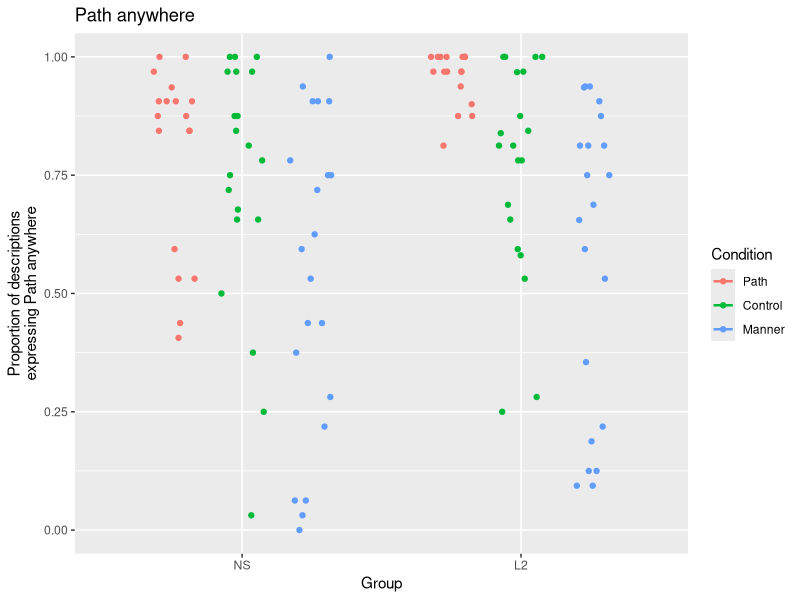
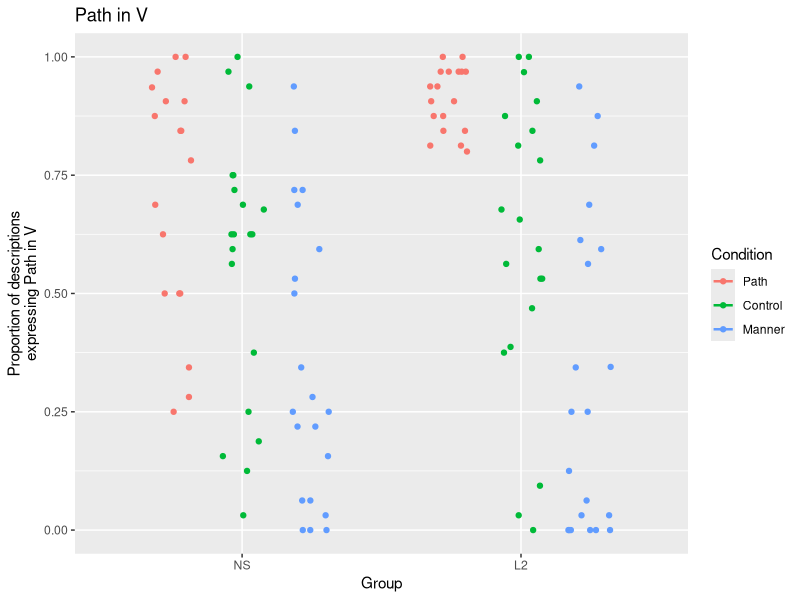
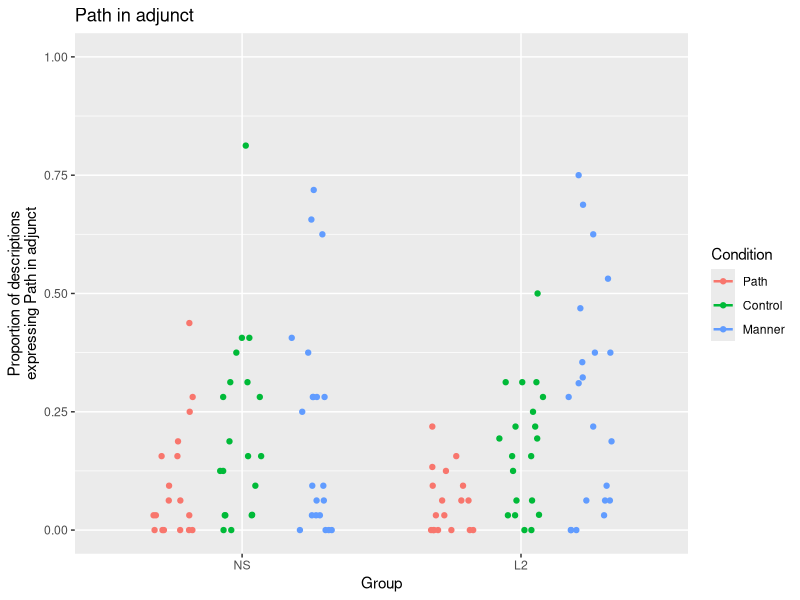
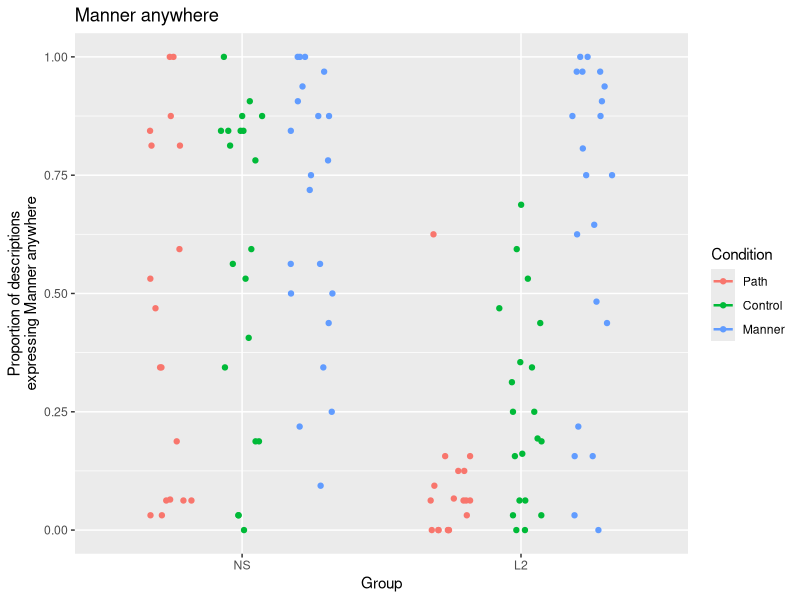
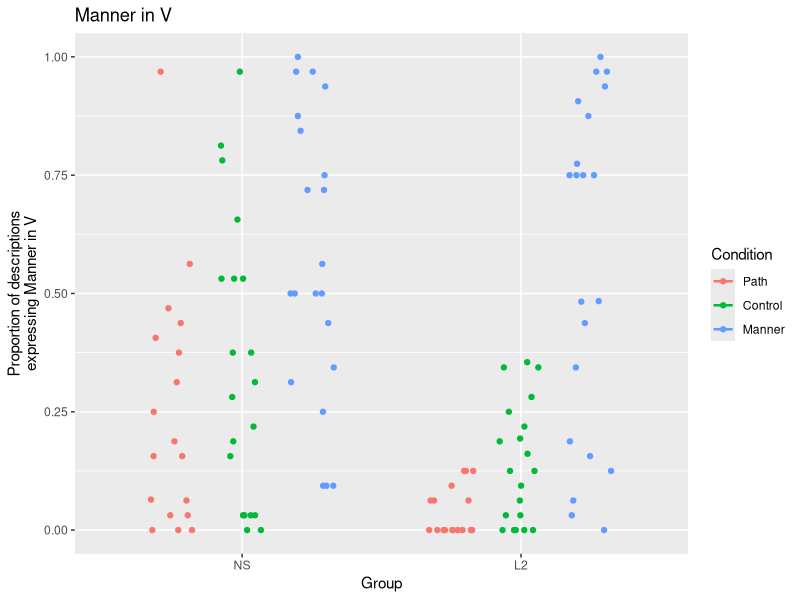
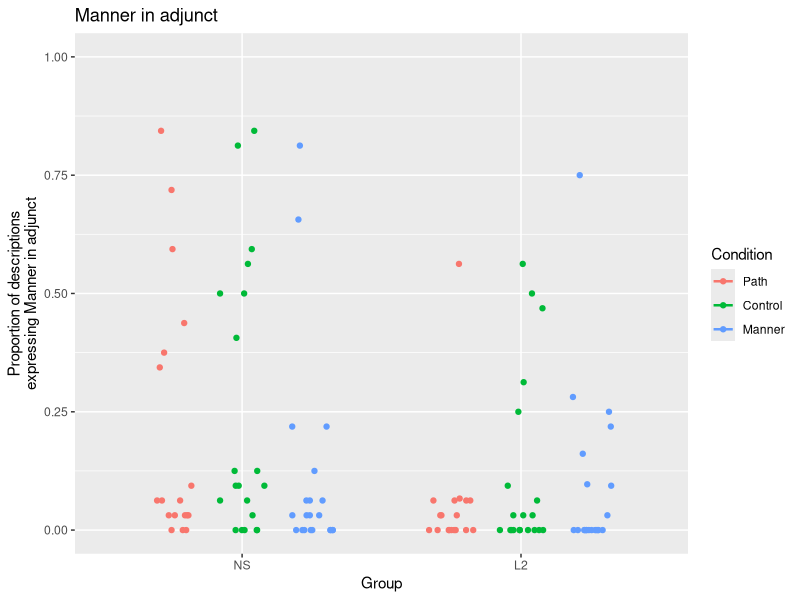
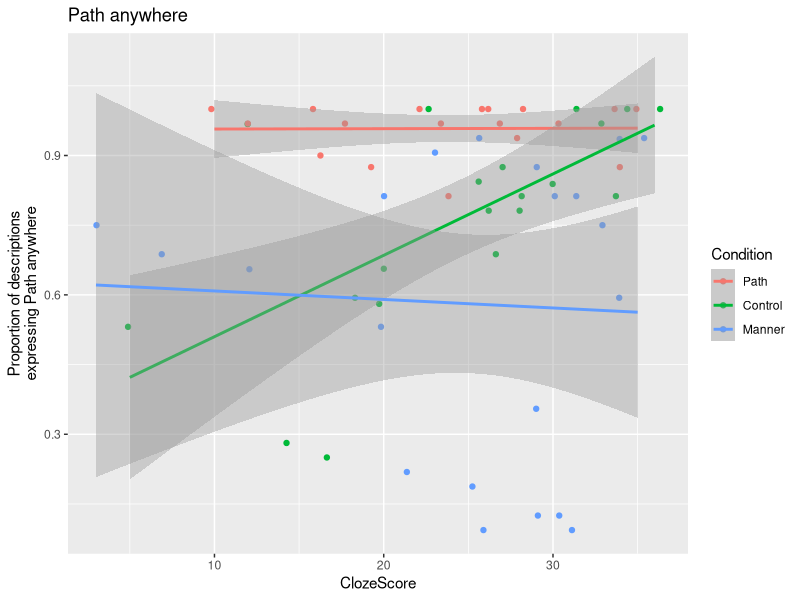
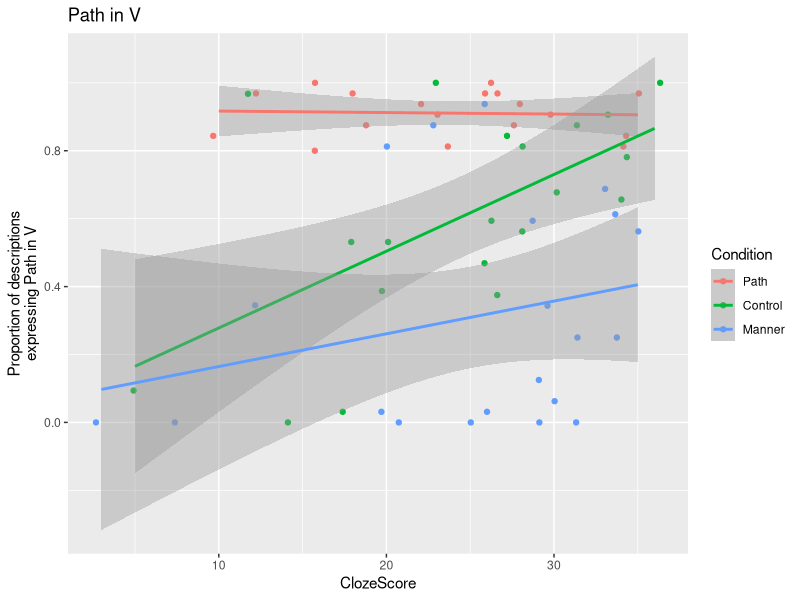

Write the R code that produced these figures, in order.
## Analyse data from participants in the primed conditions.

library(dplyr)
library(lazyeval)  # lazy evaluation used in bysubj() function [summarise_]
library(ggplot2)
library(lme4)

#  ------------------------------------------------------------------------
#  Load data and process
#  ------------------------------------------------------------------------

# The data is created in the script "processing/compute_dependent_measures.R"
# There is the normal and the liberally coded version, see script for difference

# load
d <- read.csv("data/data_DVs.csv", fileEncoding = "UTF-8", stringsAsFactors = FALSE)
head(d)
# adjust Condition and Group levels for plotting
d$Condition <- factor(d$Condition, levels = c("Path", "Control", "Manner"))
d$Group <- factor(d$Group, levels = c("NS", "L2"))

# participant data
ppts <- read.csv("data/participants.csv", fileEncoding = "UTF-8", stringsAsFactors = FALSE)
head(ppts)

# add speakers' clozescore to d:
d <- left_join(d, ppts %>% select(Subject, ClozeScore))
head(d)
tail(d)



#  ------------------------------------------------------------------------
#  Functions
#  ------------------------------------------------------------------------


# Convenience function to compute by-speaker averages for a given variable
bysubj <- function(df, myvar = NULL, varname = NULL) {
  out <- df %>% 
    group_by(Subject, Group, Condition, ClozeScore) %>%
    # to pass variable name as a string, use standard evaluation, see
    # https://cran.r-project.org/web/packages/dplyr/vignettes/nse.html
    # (NB: I don't get how this is working, but seems to work)
    summarise_(M = interp(~ mean(var), var = as.name(myvar)))
  # if varname argument is supplied it names the computed column
  if (! is.null(varname)) names(out)[length(out)] <- varname
  out
}
bysubj(d, "P_anyw") %>% head
bysubj(d, "P_anyw", "P_anyw") %>% head


## plotting functions

# plot group patterns -- emphasis put between conditions in each group
f_plot <- function(df, varname = NULL) {
  p <- ggplot(df, aes(x = Group, y = M, colour = Condition)) +
    geom_point(position = position_jitterdodge()) +
    stat_summary(fun.data = mean_cl_boot, geom = "errorbar", size = .85, width = .5,
                 position = "dodge") +
    ylim(0,1) +
    ylab(paste("Proportion of descriptions\nexpressing", varname)) + 
    ggtitle(varname)
  p
}

# f_plot2 <- function(df, varname = NULL) {
#   p <- ggplot(df, aes(x = Condition, y = M, colour = Group)) +
#     geom_point(position = position_jitterdodge()) +
#     stat_summary(fun.data = mean_cl_boot, geom = "errorbar", size = .85, width = .5,
#                  position = "dodge") +
#     ggtitle(varname)
#   p
# }


# Plot effect of proficiency (cloze score)
f_plot_prof <- function(df, varname = NULL) {
  df <- df[df$Group == "L2", ]
  p <- ggplot(df, aes(x = ClozeScore, y = M, colour = Condition)) +
    geom_jitter(height = 0) +
    geom_smooth(method = "lm") +
    # ylim(0,1) +
    ylab(paste("Proportion of descriptions\nexpressing", varname)) + 
    ggtitle(varname)
  p
}


#  ------------------------------------------------------------------------
#  Plots
#  ------------------------------------------------------------------------

# group patterns
f_plot(bysubj(d, "P_anyw"), "Path anywhere")
f_plot(bysubj(d, "P_V"), "Path in V")
f_plot(bysubj(d, "P_adj"), "Path in adjunct")

f_plot(bysubj(d, "M_anyw"), "Manner anywhere")
f_plot(bysubj(d, "M_V"), "Manner in V")
f_plot(bysubj(d, "M_adj"), "Manner in adjunct")

# proficiency
f_plot_prof(bysubj(d, "P_anyw"), "Path anywhere")
f_plot_prof(bysubj(d, "P_V"), "Path in V")
f_plot_prof(bysubj(d, "P_adj"), "Path in adjunct")

f_plot_prof(bysubj(d, "M_anyw"), "Manner anywhere")
f_plot_prof(bysubj(d, "M_V"), "Manner in V")
f_plot_prof(bysubj(d, "M_adj"), "Manner in adjunct")



#  ------------------------------------------------------------------------
#  Logit mixed models and corresponding plots
#  ------------------------------------------------------------------------


# Create data subsets for the different comparisons -----------------------

# Path vs control
d_pc <- d %>% filter(Condition != "Manner")
# contrast coding for group
contrasts(d_pc$Group) <- - contr.sum(2)
colnames(contrasts(d_pc$Group)) <- "L2_vs_NS"
contrasts(d_pc$Group)
# contrast coding for conditions
d_pc$Condition <- factor(d_pc$Condition)
contrasts(d_pc$Condition) <- contr.sum(2)
colnames(contrasts(d_pc$Condition)) <- "P_vs_C"
contrasts(d_pc$Condition)

# Manner vs control
d_mc <- d %>% filter(Condition != "Path")
# contrast coding for group
contrasts(d_mc$Group) <- - contr.sum(2)
colnames(contrasts(d_mc$Group)) <- "L2_vs_NS"
contrasts(d_mc$Group)
# contrast coding for conditions
d_mc$Condition <- factor(d_mc$Condition)
contrasts(d_mc$Condition) <- - contr.sum(2)
colnames(contrasts(d_mc$Condition)) <- "M_vs_C"
contrasts(d_mc$Condition)


# Path in the verb --------------------------------------------------------

# plot all conditions for reference
f_plot(bysubj(d, "P_V"), "Path in V")

# Path-primed vs Control
fm_pve_pc <- glmer(P_V ~ Group * Condition + (1 | Subject) + (1 | VideoName),
                   data = d_pc, family = "binomial")
summary(fm_pve_pc)

# Manner-primed vs Control
fm_pve_mc <- glmer(P_V ~ Group * Condition + (1 | Subject) + (1 | VideoName),
                   data = d_mc, family = "binomial")
summary(fm_pve_mc)


# Path as adjunct ---------------------------------------------------------

# plot all conditions for reference
f_plot(bysubj(d, "P_adj"), "Path as adjunct")

# Path-primed vs Control
fm_pad_pc <- glmer(P_adj ~ Group * Condition + (1 | Subject) + (1 | VideoName),
                   data = d_pc, family = "binomial")
summary(fm_pad_pc)

# Manner-primed vs Control
fm_pad_mc <- glmer(P_adj ~ Group * Condition + (1 | Subject) + (1 | VideoName),
                   data = d_mc, family = "binomial")
summary(fm_pad_mc)


# Manner in the verb ------------------------------------------------------

# plot all conditions for reference
f_plot(bysubj(d, "M_V"), "Manner in V")

# Manner-primed vs Control
fm_mve_mc <- glmer(M_V ~ Group * Condition + (1 | Subject) + (1 | VideoName),
                                data = d_mc, family = "binomial")
summary(fm_mve_mc)

# Path-primed vs Control
fm_mve_pc <- glmer(M_V ~ Group * Condition + (1 | Subject) + (1 | VideoName),
                   data = d_pc, family = "binomial")
summary(fm_mve_pc)


# Manner as adjunct -------------------------------------------------------

# plot all conditions for reference
f_plot(bysubj(d, "M_adj"), "Manner as adjunct")


# Manner-primed vs Control
fm_mad_mc <- glmer(M_adj ~ Group * Condition + (1 | Subject) + (1 | VideoName),
                   data = d_mc, family = "binomial")
summary(fm_mad_mc)

# Path-primed vs Control
fm_mad_pc <- glmer(M_adj ~ Group * Condition + (1 | Subject) + (1 | VideoName),
                   data = d_pc, family = "binomial")
summary(fm_mad_pc)



#  ------------------------------------------------------------------------
#  Logit mixed models for proficiency effect (cloze scores)
#  ------------------------------------------------------------------------

# subset L2 data
d_l2 <- d %>% filter(Group == "L2")
# center ClozeScore
d_l2$cCloze <- scale(d_l2$ClozeScore)
# Code the Condition factor so that Control is the reference group
d_l2$Condition <- factor(d_l2$Condition, levels = c("Control", "Path", "Manner"))
colnames(contrasts(d_l2$Condition)) <- c("P_vs_C", "M_vs_C")
contrasts(d_l2$Condition)


# Path expression ---------------------------------------------------------

# Path in Verb
f_plot_prof(bysubj(d, "P_V"), "Path in V") + geom_text(aes(label = Subject))
fm_pve_prof <- glmer(P_V ~ Condition * cCloze + (1 | Subject) + (1 | VideoName),
                     data = d_l2, family = "binomial")
summary(fm_pve_prof)
# likelihood ratio test
fm_pve_prof_null <- glmer(P_V ~ Condition + (1 | Subject) + (1 | VideoName),
                     data = d_l2, family = "binomial")
summary(fm_pve_prof_null)
anova(fm_pve_prof_null, fm_pve_prof)

# Path in adjunct
f_plot_prof(bysubj(d, "P_adj"), "Path in adjunct")
fm_pad_prof <- glmer(P_adj ~ Condition * cCloze + (1 | Subject) + (1 | VideoName),
                     data = d_l2, family = "binomial")
summary(fm_pad_prof)
# likelihood ratio test
fm_pad_prof_null <- glmer(P_adj ~ Condition + (1 | Subject) + (1 | VideoName),
                     data = d_l2, family = "binomial")
anova(fm_pad_prof, fm_pad_prof_null)

# Path anywhere
f_plot_prof(bysubj(d, "P_anyw"), "Path anywhere")
fm_pan_prof <- glmer(P_anyw ~ Condition * cCloze + (1 | Subject) + (1 | VideoName),
                     data = d_l2, family = "binomial")
summary(fm_pan_prof)


# Manner expression ---------------------------------------------------------

# Manner in Verb
f_plot_prof(bysubj(d, "M_V"), "Manner in V")
fm_mve_prof <- glmer(M_V ~ Condition * cCloze + (1 | Subject) + (1 | VideoName),
                     data = d_l2, family = "binomial")
summary(fm_mve_prof)

# Manner in adjunct
f_plot_prof(bysubj(d, "M_adj"), "Manner in adjunct")
fm_mad_prof <- glmer(M_adj ~ Condition * cCloze + (1 | Subject) + (1 | VideoName),
                     data = d_l2, family = "binomial")
summary(fm_mad_prof)

# Manner anywhere
f_plot_prof(bysubj(d, "M_anyw"), "Manner anywhere")
fm_man_prof <- glmer(M_anyw ~ Condition * cCloze + (1 | Subject) + (1 | VideoName),
                     data = d_l2, family = "binomial")
summary(fm_man_prof)



#  ------------------------------------------------------------------------
#  Correlation plots
#  ------------------------------------------------------------------------

d_bysubj <- bysubj(d, "P_anyw", "P_anyw") %>%
  left_join(bysubj(d, "P_V", "P_V")) %>%
  left_join(bysubj(d, "P_adj", "P_adj")) %>%
  left_join(bysubj(d, "M_anyw", "M_anyw")) %>%
  left_join(bysubj(d, "M_V", "M_V")) %>%
  left_join(bysubj(d, "M_adj", "M_adj"))

library(GGally)
ggpairs(d_bysubj, columns = c("P_anyw", "P_V", "P_adj"))
ggpairs(d_bysubj[, 5:10])

